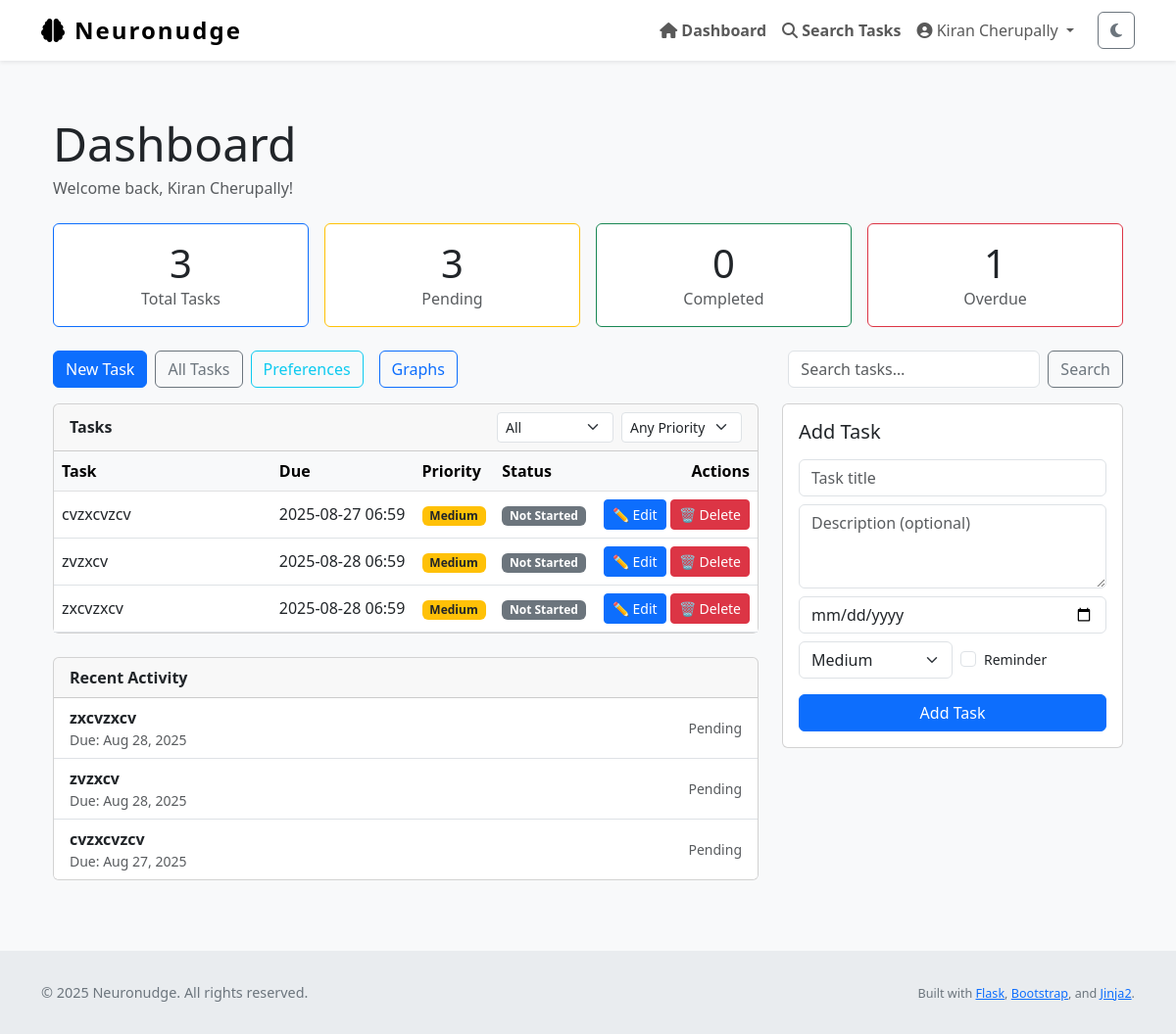
The page /dashboard/custom (signed in) on the database as committed earlier.
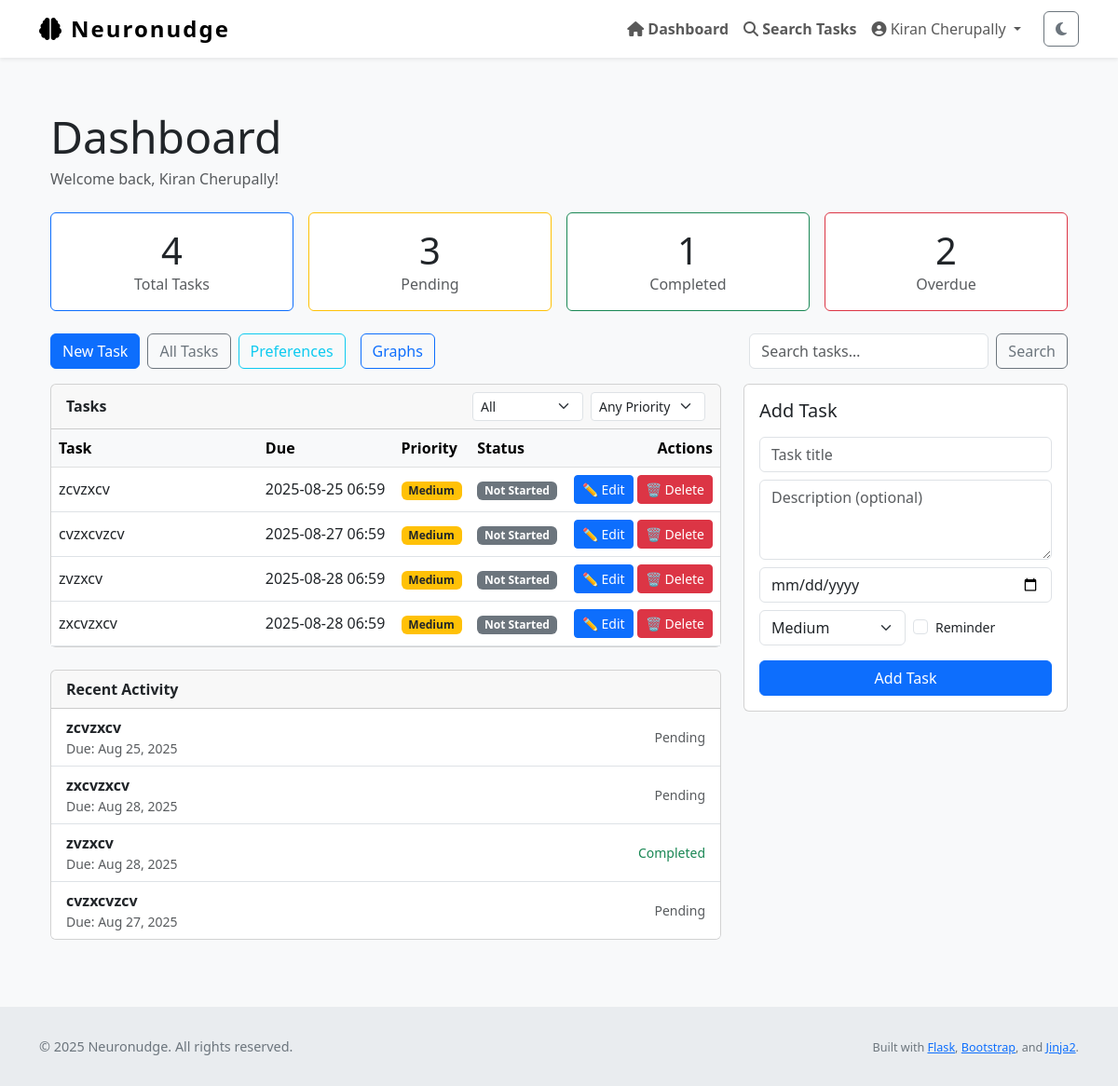
The same page on the database as committed later.
### Neuronudge/models.py (models this page shows, shortened)
class Task(db.Model):
    id = db.Column(db.Integer, primary_key=True)
    title = db.Column(db.String(255), nullable=False)
    description = db.Column(db.Text, nullable=False)
    due_date = db.Column(db.DateTime)
    completed = db.Column(db.Boolean, default=False)
    priority = db.Column(db.Integer, default=2)         # 1 = high, 2 = med, 3 = low
    status = db.Column(db.String(20), default='not started')
    reminder_set = db.Column(db.Boolean, default=False)
    created_at = db.Column(db.DateTime, default=datetime.utcnow)
    updated_at = db.Column(db.DateTime, default=datetime.utcnow, onupdate=datetime.utcnow)
    user_id = db.Column(db.Integer, db.ForeignKey('user.id'), nullable=False)

### Neuronudge/views.py (the view, shortened to what this page needs)
@main.route('/dashboard/custom', methods=['GET', 'POST'])
@login_required
def dashboard_customized():
    task_form = TaskForm()
    page = request.args.get('page', 1, type=int)
    per_page = 10
    filter_status = request.args.get('status', 'all')
    filter_priority = request.args.get('priority', 'all')
    search_term = request.args.get('search', '').strip()
    base_query = Task.query.filter_by(user_id=current_user.id)
    if filter_status == 'completed':
        base_query = base_query.filter_by(completed=True)
    elif filter_status == 'pending':
        base_query = base_query.filter_by(completed=False)
    if filter_priority in ['1', '2', '3']:
        base_query = base_query.filter_by(priority=int(filter_priority))
    if search_term:
        try:
            base_query = base_query.filter(Task.title.ilike(f'%{search_term}%'))
        except Exception:
            base_query = base_query.filter(Task.title.like(f'%{search_term}%'))
    try:
        ordered_query = base_query.order_by(Task.priority.asc(), Task.due_date.asc().nulls_last())
    except Exception:
        ordered_query = base_query.order_by(Task.priority.asc(), Task.due_date.asc())
    paginated_tasks = ordered_query.paginate(page=page, per_page=per_page, error_out=False)
    tasks_all = Task.query.filter_by(user_id=current_user.id).all()
    recent_tasks = Task.query.filter_by(user_id=current_user.id).order_by(Task.created_at.desc()).limit(10).all()
    total_tasks = Task.query.filter_by(user_id=current_user.id).count()
    pending_tasks = Task.query.filter_by(user_id=current_user.id, completed=False).count()
    completed_tasks = Task.query.filter_by(user_id=current_user.id, completed=True).count()
    overdue_tasks = Task.query.filter(
        Task.user_id == current_user.id,
        Task.completed == False,
        Task.due_date != None,
        Task.due_date < datetime.utcnow()
    ).count()
    task_counts = {
        'total': total_tasks,
        'pending': pending_tasks,
        'completed': completed_tasks,
        'overdue': overdue_tasks
    }
    onboarding = OnboardingPreferences.query.filter_by(user_id=current_user.id).first()
    features = set()
    try:
        if current_user.dashboard_features:
            if isinstance(current_user.dashboard_features, (list, tuple, set)):
                features.update(current_user.dashboard_features)
            else:
                import json
                try:
                    parsed = json.loads(current_user.dashboard_features)
                    if isinstance(parsed, (list, tuple, set)):
                        features.update(parsed)
                except Exception:
                    pass
    except Exception:
        pass
    if getattr(current_user, 'feature_timer', False):
        features.add('timer')
    if getattr(current_user, 'feature_focus_mode', False):
        features.add('focus_mode')
    if getattr(current_user, 'feature_scroll_autostart', False):
        features.add('scroll_autostart')
    if getattr(current_user, 'feature_task_stats', False):
        features.add('task_stats')
    if getattr(current_user, 'feature_task_timer', False):
        features.add('task_timer')
    if getattr(current_user, 'feature_deadline_tracker', False):
        features.add('deadline_tracker')
    if getattr(current_user, 'feature_custom_colors', False):
        features.add('custom_colors')
    if getattr(current_user, 'feature_auto_reminders', False):
        features.add('auto_reminders')
    if getattr(current_user, 'feature_priority_sort', False):
        features.add('priority_sort')
    if getattr(current_user, 'feature_task_export', False):
        features.add('task_export')
    if getattr(current_user, 'feature_progress_graphs', False):
        features.add('progress_graphs')
    features = sorted(list(features))
    return render_template(
        'dashboard_customized.html',
        user=current_user,
        tasks=tasks_all,
        recent_tasks=recent_tasks,
        task_counts=task_counts,
        filter_status=filter_status,
        filter_priority=filter_priority,
        search_term=search_term,
        paginated_tasks=paginated_tasks,
        onboarding=onboarding,
        features=features,
        task_form=task_form
    )

### Neuronudge/forms.py (shortened to what this page needs)
class TaskForm(FlaskForm):
    title = StringField("Title", validators=[DataRequired()])
    description = TextAreaField("Description")
    due_date = DateField("Due Date", validators=[DataRequired()])
    due_time = TimeField("Due Time (optional)", validators=[Optional()])
    submit = SubmitField("Save Task")
    reminder_set = BooleanField("Set Reminder?")
    priority = SelectField(
    "Priority",
    choices=[
        ("1", "High"),
        ("2", "Medium"),
        ("3", "Low"),
    ],
    default="2",
    validators=[DataRequired()]
)
    status = SelectField(
        "Status",
        choices=[("not_started", "Not Started"),
                 ("in_progress", "In Progress"),
                 ("completed", "Completed")],
        default="not_started"
    )

### Neuronudge/templates/dashboard_customized.html (shortened to what the changed rows need)
{% extends "layout.html" %}
{% block content %}
<div class="container py-4">
  <div class="d-flex justify-content-between align-items-start mb-4">
    <div>
      <h1 class="display-5 mb-1">Dashboard</h1>
    </div>
  </div>
  <div class="row g-3 mb-4">
    <div class="col-12 col-md-3">
      <div class="card h-100 border-primary">
        <div class="card-body text-center">
          <div class="h1 mb-0">{{ task_counts.total }}</div>
          <div class="text-muted">Total Tasks</div>
        </div>
      </div>
    </div>
    <div class="col-12 col-md-3">
      <div class="card h-100 border-success">
        <div class="card-body text-center">
          <div class="h1 mb-0">{{ task_counts.completed }}</div>
          <div class="text-muted">Completed</div>
        </div>
      </div>
    </div>
    <div class="col-12 col-md-3">
      <div class="card h-100 border-danger">
        <div class="card-body text-center">
          <div class="h1 mb-0">{{ task_counts.overdue }}</div>
          <div class="text-muted">Overdue</div>
        </div>
      </div>
    </div>
  </div>
  <div class="row">
    <div class="col-12 col-lg-8">
      <div class="card mb-4">
        <div class="card-body p-0">
          <div class="table-responsive">
            <table class="table mb-0 align-middle">
              <thead class="table-light">
                <tr>
                  <th style="min-width:220px">Task</th>
                  <th>Due</th>
                  <th>Priority</th>
                  <th>Status</th>
                  <th class="text-end">Actions</th>
                </tr>
              </thead>
              <tbody>
                {% for task in paginated_tasks.items %}
                <tr>
                  <td>{{ task.title }}</td>
                  <td>{{ task.due_date.strftime('%Y-%m-%d %H:%M') if task.due_date else 'No due date' }}</td>
                  <td>
                    {% if task.priority == 1 %}
                      <span class="badge bg-danger">High</span>
                    {% elif task.priority == 2 %}
                      <span class="badge bg-warning text-dark">Medium</span>
                    {% elif task.priority == 3 %}
                      <span class="badge bg-secondary">Low</span>
                    {% else %}
                      <span class="badge bg-secondary">—</span>
                    {% endif %}
                  </td>
                  <td>
                    {% if task.status == 'completed' %}
                        <span class="badge bg-success">Completed</span>
                    {% elif task.status == 'in progress' %}
                        <span class="badge bg-info text-dark">In Progress</span>
                    {% elif task.status == 'not started' %}
                        <span class="badge bg-secondary">Not Started</span>
                    {% elif task.status == 'overdue' %}
                        <span class="badge bg-danger">Overdue</span>
                    {% else %}
                        <span class="badge bg-secondary">{{ task.status }}</span>
                    {% endif %}
                  </td>
                  <td class="text-end">
                    <a href="{{ url_for('main.edit_task', id=task.id) }}" class="btn btn-sm btn-primary">✏️ Edit</a>
                    <button class="btn btn-sm btn-danger delete-task-btn" data-task-id="{{ task.id }}" data-bs-toggle="modal" data-bs-target="#deleteTaskModal">🗑️ Delete</button>
                  </td>
                </tr>
                {% endfor %}
              </tbody>
            </table>
          </div>
        </div>
      </div>
      <div class="card mb-4">
        <ul class="list-group list-group-flush">
          {% for t in recent_tasks %}
          <li class="list-group-item d-flex justify-content-between align-items-center">
            <div>
              <strong>{{ t.title }}</strong>
              <div class="small text-muted">Due: {% if t.due_date %}{{ t.due_date.strftime('%b %d, %Y') }}{% else %}—{% endif %}</div>
            </div>
            <div class="text-end small">
              {% if t.completed %}
                <span class="text-success">Completed</span>
              {% else %}
                <span class="text-muted">Pending</span>
              {% endif %}
            </div>
          </li>
          {% else %}
          <li class="list-group-item text-muted">No recent activity</li>
          {% endfor %}
        </ul>
      </div>
    </div>
  </div>
</div>
{% endblock %}

Rows that differ between the two databases and show on the page:
added Task: title "zcvzxcv", due_date "2025-08-25 06:59", priority "Medium", status "Not Started", due_date "Aug 25, 2025", completed "Pending"
changed Task "zvzxcv": completed "Pending" → "Completed"
Other text that changed with them:
{{ task_counts.total }}: "3" → "4"
{{ task_counts.completed }}: "0" → "1"
{{ task_counts.overdue }}: "1" → "2"
